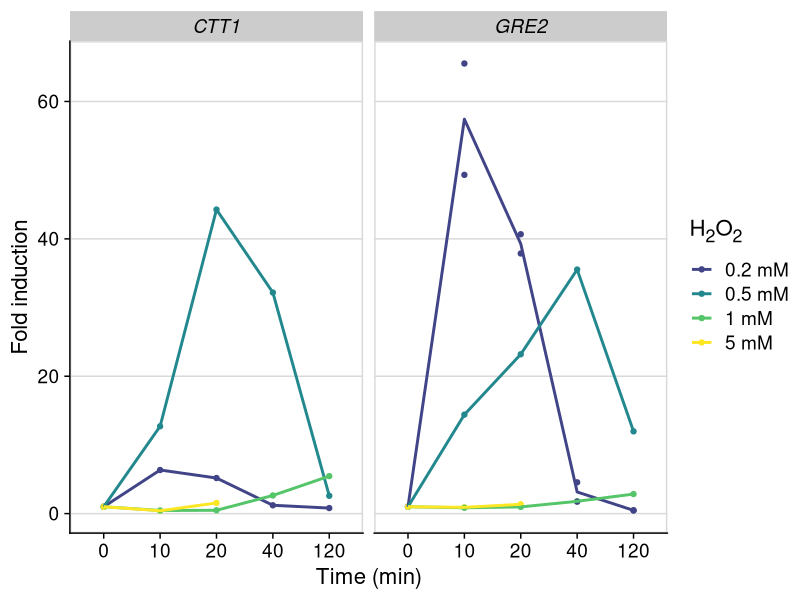
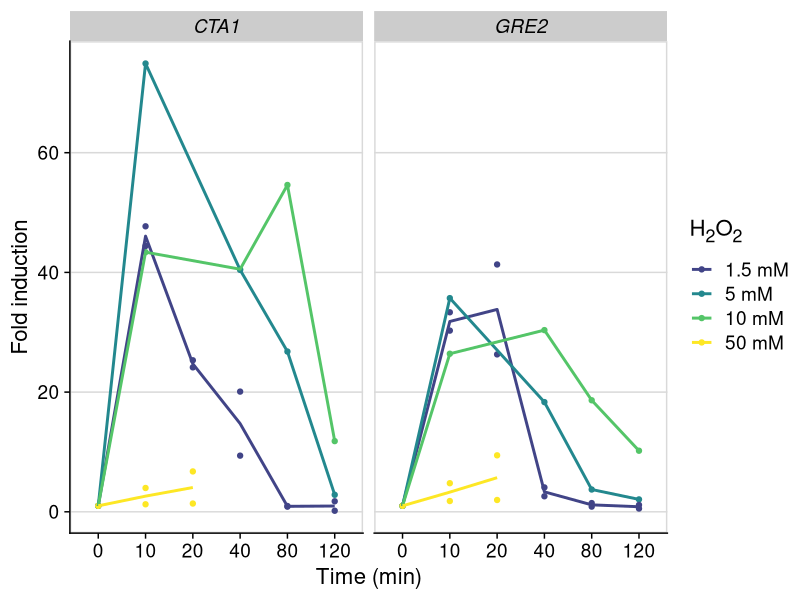

Here is the R script that generated these plots, in order:
## ---- chunk 1
require(tidyverse)
require(cowplot)
require(ggtext)
## ---- chunk 2
dat <- read_tsv("../input/20220505-summary-H2O2-time-course-gene-induction.tsv")
dat <- dat %>% 
  mutate(FC = 2^log2FC,
         time = factor(treatTime),
         H2O2 = ordered(h2o2, levels = paste(c(0.2, 0.5, 1, 1.5, 5, 10, 50, 100), "mM")))

## ---- chunk 3
p1 <- dat %>% 
  filter(gene %in% c("CTA1", "CTT1", "GRE2"), species == "S. cerevisiae") %>% 
  ggplot(aes(x = time, y = FC, color = H2O2, group = H2O2)) +
  geom_point() + stat_summary(geom = "line", fun = mean, size = 1) +
  scale_color_viridis_d("H<sub>2</sub>O<sub>2</sub>", begin = 0.2) +
  facet_wrap(~ gene) +
  ylab("Fold induction") + xlab("Time (min)") +
  theme_cowplot(font_size = 16) + panel_border() + background_grid(major = "y") +
  theme(strip.text = element_text(face = 3),
        legend.title = element_markdown())
p2 <- dat %>% 
  filter(gene %in% c("CTA1", "CTT1", "GRE2"), species == "C. glabrata", h2o2 != "100 mM") %>% 
  ggplot(aes(x = time, y = FC, color = H2O2, group = H2O2)) +
  geom_point() + stat_summary(geom = "line", fun = mean, size = 1) +
  scale_color_viridis_d("H<sub>2</sub>O<sub>2</sub>", begin = 0.2) +
  facet_wrap(~ gene) +
  ylab("Fold induction") + xlab("Time (min)") +
  theme_cowplot(font_size = 16) + panel_border() + background_grid(major = "y") +
  theme(strip.text = element_text(face = 3),
        legend.title = element_markdown())
ggsave("../output/20220419-qRT-PCR-Sc-time-course.png", p1, width = 7, height = 4)
ggsave("../output/20220419-qRT-PCR-Cg-time-course.png", p2, width = 7, height = 4)
